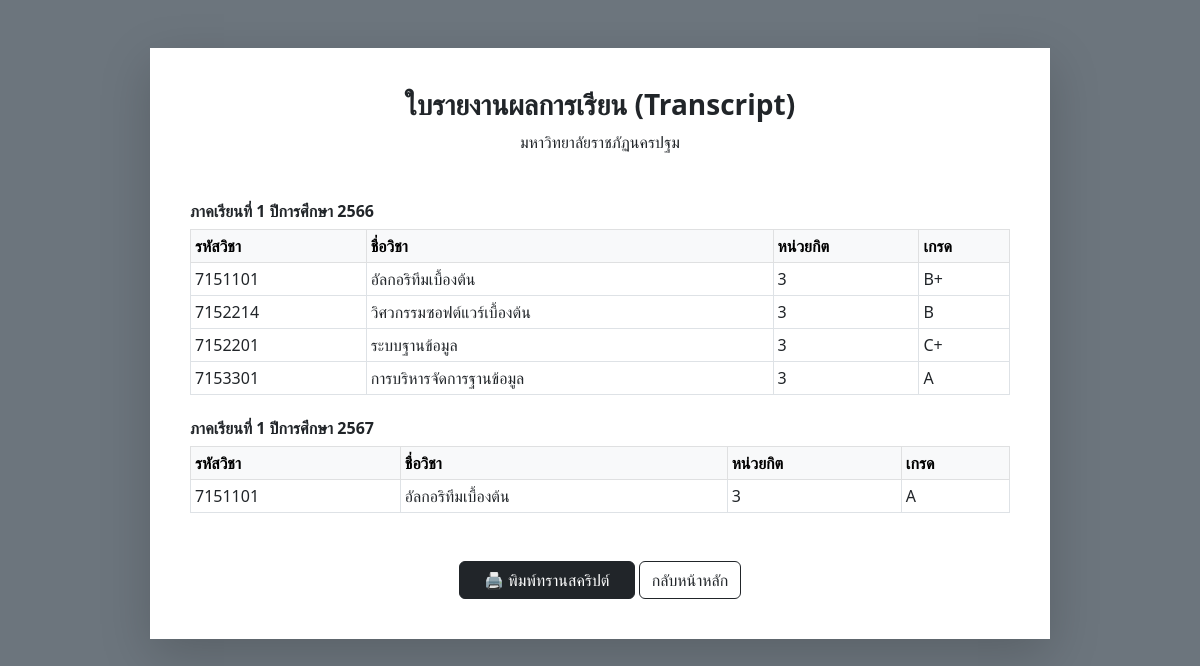
Page /transcript.php (signed in) on the committed database.
### tables this page shows
CREATE TABLE `registration_details` (
  `detail_id` int(11) NOT NULL,
  `reg_id` int(11) NOT NULL,
  `course_id` varchar(10) NOT NULL,
  `grade` varchar(2) DEFAULT NULL
);

CREATE TABLE `courses` (
  `course_id` varchar(10) NOT NULL,
  `course_name_en` varchar(100) NOT NULL,
  `course_name_th` varchar(100) NOT NULL,
  `credits` int(11) NOT NULL,
  `program_id` varchar(3) DEFAULT NULL
);

### transcript.php (the view, shortened to what this page needs)
<?php
require_once 'db.php';
$student_id = $_SESSION['student_id'];
$sql = "SELECT r.semester, r.academic_year, c.course_id, c.course_name_th, c.credits, rd.grade
        FROM registration_details rd
        JOIN registrations r ON rd.reg_id = r.reg_id
        JOIN courses c ON rd.course_id = c.course_id
        WHERE r.student_id = ?
        ORDER BY r.academic_year ASC, r.semester ASC";
$stmt = $conn->prepare($sql);
$stmt->bind_param("s", $student_id);
$stmt->execute();
$data = $stmt->get_result();
$transcript = [];
while ($row = $data->fetch_assoc()) {
    $transcript[$row['academic_year']][$row['semester']][] = $row;
}
?>
<!DOCTYPE html>
<html lang="th">
<head>
    <link href="https://cdn.jsdelivr.net/npm/bootstrap@5.3.0/dist/css/bootstrap.min.css" rel="stylesheet">
</head>
<body class="bg-secondary py-5">
    <div class="transcript-container shadow-lg">
        <div class="text-center mb-5">
            <h3 class="fw-bold">ใบรายงานผลการเรียน (Transcript)</h3>
            <p>มหาวิทยาลัยราชภัฏนครปฐม</p>
        </div>
        <?php foreach ($transcript as $year => $semesters): ?>
            <?php foreach ($semesters as $sem => $courses): ?>
                <h6 class="fw-bold mt-4">ภาคเรียนที่ <?php echo $sem; ?> ปีการศึกษา <?php echo $year; ?></h6>
                <table class="table table-sm table-bordered mb-4">
                    <thead class="table-light">
                        <tr>
                            <th>รหัสวิชา</th>
                            <th>ชื่อวิชา</th>
                            <th>หน่วยกิต</th>
                            <th>เกรด</th>
                        </tr>
                    </thead>
                    <tbody>
                        <?php foreach ($courses as $c): ?>
                            <tr>
                                <td><?php echo $c['course_id']; ?></td>
                                <td><?php echo $c['course_name_th']; ?></td>
                                <td><?php echo $c['credits']; ?></td>
                                <td><?php echo $c['grade'] ?: 'W'; ?></td>
                            </tr>
                        <?php endforeach; ?>
                    </tbody>
                </table>
            <?php endforeach; ?>
        <?php endforeach; ?>
        <div class="mt-5 text-center no-print">
            <button onclick="window.print()" class="btn btn-dark px-4">🖨️ พิมพ์ทรานสคริปต์</button>
            <a href="dashboard.php" class="btn btn-outline-dark">กลับหน้าหลัก</a>
        </div>
    </div>
</body>
</html>

### transcript.php (style rules this page uses)
.transcript-container { max-width: 900px; margin: auto; background: white; padding: 40px; }

### rows in the picture
registration_details: course.course_id "7151101", course.course_name_th "อัลกอริทึมเบื้องต้น", course.credits "3", grade "B+"
registration_details: course.course_id "7152214", course.course_name_th "วิศวกรรมซอฟต์แวร์เบื้องต้น", course.credits "3", grade "B"
registration_details: course.course_id "7152201", course.course_name_th "ระบบฐานข้อมูล", course.credits "3", grade "C+"
registration_details: course.course_id "7153301", course.course_name_th "การบริหารจัดการฐานข้อมูล", course.credits "3", grade "A"
registration_details: course.course_id "7151101", course.course_name_th "อัลกอริทึมเบื้องต้น", course.credits "3", grade "A"

### other values in the picture
$sem "1"
$year "2566"
$year "2567"
